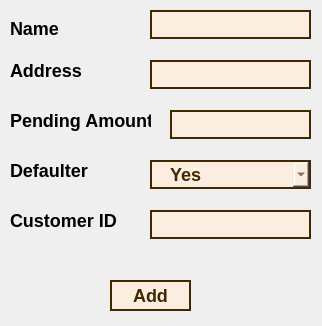
<?xml version="1.0" encoding="UTF-8"?>
<ui version="4.0">
 <class>SoldItems</class>
 <widget class="QDialog" name="SoldItems">
  <property name="windowModality">
   <enum>Qt::WindowModal</enum>
  </property>
  <property name="geometry">
   <rect>
    <x>0</x>
    <y>0</y>
    <width>322</width>
    <height>326</height>
   </rect>
  </property>
  <property name="windowTitle">
   <string>Sold Items</string>
  </property>
  <property name="styleSheet">
   <string notr="true">QPushButton{
  background-color: #fbeee0;
  border: 2px solid #422800;
  border-radius: 30px;
  box-shadow: #422800 4px 4px 0 0;
  color: #422800;
  cursor: pointer;
  display: inline-block;
  font-weight: 600;
  font-size: 18px;
  padding: 0 18px;
  line-height: 50px;
  text-align: center;

}

QLineEdit{
  border: none;
  border: 2px solid #422800;
background-color: #fbeee0;
font-weight: 600;
  font-size: 18px;
}
QLabel{
font-weight: 600;
  font-size: 18px;
}
QComboBox{
background-color: #fbeee0;
  border: 2px solid #422800;
  border-radius: 30px;
  box-shadow: #422800 4px 4px 0 0;
  color: #422800;
  cursor: pointer;
  display: inline-block;
  font-weight: 600;
  font-size: 18px;
  padding: 0 18px;
  line-height: 50px;
  text-align: center;
}
QRadioButton{
background-color: #fbeee0;
font-weight: 600;
  font-size: 14px;
}
QGroupBox{
font-weight: 600;
  font-size: 14px;
}</string>
  </property>
  <widget class="QLabel" name="label_5">
   <property name="geometry">
    <rect>
     <x>10</x>
     <y>50</y>
     <width>141</width>
     <height>41</height>
    </rect>
   </property>
   <property name="font">
    <font>
     <pointsize>-1</pointsize>
     <bold>true</bold>
    </font>
   </property>
   <property name="text">
    <string>Address</string>
   </property>
  </widget>
  <widget class="QLineEdit" name="PA">
   <property name="geometry">
    <rect>
     <x>170</x>
     <y>110</y>
     <width>141</width>
     <height>29</height>
    </rect>
   </property>
   <property name="font">
    <font>
     <pointsize>-1</pointsize>
     <bold>true</bold>
    </font>
   </property>
  </widget>
  <widget class="QPushButton" name="btnAdd">
   <property name="geometry">
    <rect>
     <x>110</x>
     <y>280</y>
     <width>81</width>
     <height>31</height>
    </rect>
   </property>
   <property name="font">
    <font>
     <pointsize>-1</pointsize>
     <bold>true</bold>
    </font>
   </property>
   <property name="text">
    <string>Add</string>
   </property>
  </widget>
  <widget class="QLabel" name="label_6">
   <property name="geometry">
    <rect>
     <x>10</x>
     <y>100</y>
     <width>141</width>
     <height>41</height>
    </rect>
   </property>
   <property name="font">
    <font>
     <pointsize>-1</pointsize>
     <bold>true</bold>
    </font>
   </property>
   <property name="text">
    <string>Pending Amount</string>
   </property>
  </widget>
  <widget class="QLabel" name="label_4">
   <property name="geometry">
    <rect>
     <x>10</x>
     <y>20</y>
     <width>141</width>
     <height>16</height>
    </rect>
   </property>
   <property name="font">
    <font>
     <pointsize>-1</pointsize>
     <bold>true</bold>
    </font>
   </property>
   <property name="text">
    <string>Name</string>
   </property>
  </widget>
  <widget class="QLineEdit" name="Address">
   <property name="geometry">
    <rect>
     <x>150</x>
     <y>60</y>
     <width>161</width>
     <height>29</height>
    </rect>
   </property>
   <property name="font">
    <font>
     <pointsize>-1</pointsize>
     <bold>true</bold>
    </font>
   </property>
  </widget>
  <widget class="QLineEdit" name="Name">
   <property name="geometry">
    <rect>
     <x>150</x>
     <y>10</y>
     <width>161</width>
     <height>29</height>
    </rect>
   </property>
   <property name="font">
    <font>
     <pointsize>-1</pointsize>
     <bold>true</bold>
    </font>
   </property>
  </widget>
  <widget class="QLabel" name="label_7">
   <property name="geometry">
    <rect>
     <x>10</x>
     <y>150</y>
     <width>141</width>
     <height>41</height>
    </rect>
   </property>
   <property name="font">
    <font>
     <pointsize>-1</pointsize>
     <bold>true</bold>
    </font>
   </property>
   <property name="text">
    <string>Defaulter</string>
   </property>
  </widget>
  <widget class="QComboBox" name="Def">
   <property name="geometry">
    <rect>
     <x>150</x>
     <y>160</y>
     <width>161</width>
     <height>29</height>
    </rect>
   </property>
   <item>
    <property name="text">
     <string>Yes</string>
    </property>
   </item>
   <item>
    <property name="text">
     <string>No</string>
    </property>
   </item>
  </widget>
  <widget class="QLabel" name="label_8">
   <property name="geometry">
    <rect>
     <x>10</x>
     <y>200</y>
     <width>141</width>
     <height>41</height>
    </rect>
   </property>
   <property name="font">
    <font>
     <pointsize>-1</pointsize>
     <bold>true</bold>
    </font>
   </property>
   <property name="text">
    <string>Customer ID</string>
   </property>
  </widget>
  <widget class="QLineEdit" name="CID">
   <property name="geometry">
    <rect>
     <x>150</x>
     <y>210</y>
     <width>161</width>
     <height>29</height>
    </rect>
   </property>
   <property name="font">
    <font>
     <pointsize>-1</pointsize>
     <bold>true</bold>
    </font>
   </property>
  </widget>
  <widget class="QLabel" name="lblInfo">
   <property name="geometry">
    <rect>
     <x>80</x>
     <y>250</y>
     <width>141</width>
     <height>16</height>
    </rect>
   </property>
   <property name="text">
    <string/>
   </property>
  </widget>
 </widget>
 <resources/>
 <connections/>
</ui>
